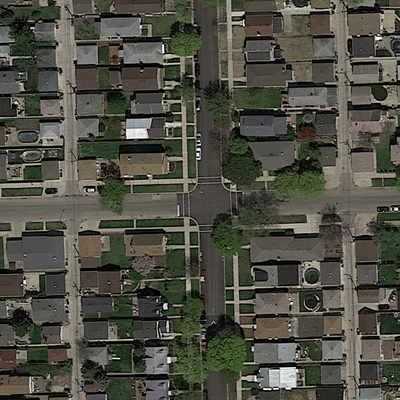
#> input picture training/images/default/satImage_001.png, 400 x 400 px; its folder holds only this picture in this run
$ python data_augmentation.py
#> lines starting #> are read from the running program, lines starting #| are printed output that depends on the picture
import os
from PIL import Image, ImageEnhance
from skimage.util import random_noise
import random
import numpy as np
import torchvision.transforms.functional as F
from tqdm import tqdm

# Set the location of the training images
train_dir = 'training/images/default'

# Set the location where the augmented images will be saved
save_dir = 'training/images/expanded'

# Loop through all images in the training folder
print("Performing data augmentation on the images")
for filename in tqdm(os.listdir(train_dir)):

    # for different rotations, namely 0, 90, 180, 270
    # basic rotations + cropping
    for i in range(4):
        im = Image.open(os.path.join(train_dir, filename))
#> im is the input picture: PIL image 400x400 RGB; mean R, G, B 78.8, 78.9, 68.4
        angle = 90 * i
        im = im.rotate(angle)
        im.save(os.path.join(save_dir, 'rotated_' + str(angle) + '_' + filename))

        width, height = im.size
#> width = 400; height = 400
        im = im.crop((width * 0.05, height * 0.05, width * 0.95, height * 0.95))
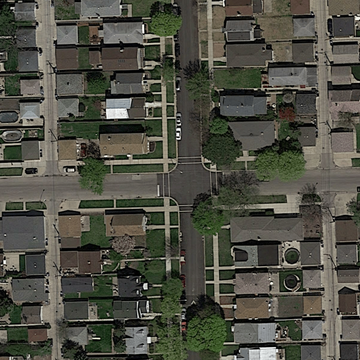
#> im: PIL image 360x360 RGB; mean R, G, B 79.3, 79.4, 68.7
        im = im.resize((width, height))
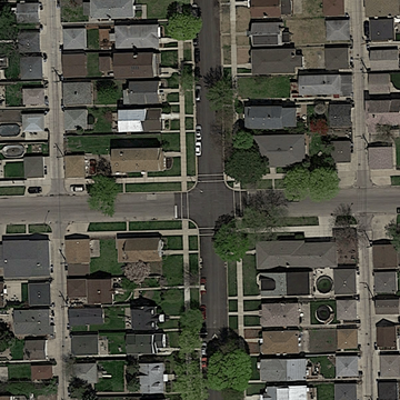
#> im: PIL image 400x400 RGB; mean R, G, B 79.3, 79.4, 68.8
        im.save(os.path.join(save_dir, 'cropped_and_rotated_' + str(angle) + '_' + filename))


    # adjust the brightness of the image
    im = Image.open(os.path.join(train_dir, filename))
    im = ImageEnhance.Brightness(im).enhance(random.uniform(0.8,1.2))
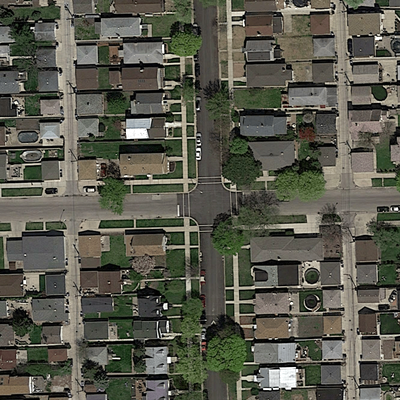
#> im: PIL image 400x400 RGB; mean R, G, B 89.2, 89.2, 77.3
    im = im.rotate(90) #we first apply a rotation
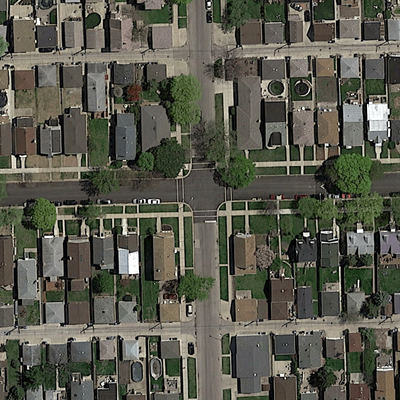
#> im: PIL image 400x400 RGB; mean R, G, B 89.2, 89.2, 77.3
    im.save(os.path.join(save_dir, 'brightness_' + filename))

    # play with contrast
    im = Image.open(os.path.join(train_dir, filename))
    im = im.rotate(270) #first apply a rotation to not always train on variations of the same image
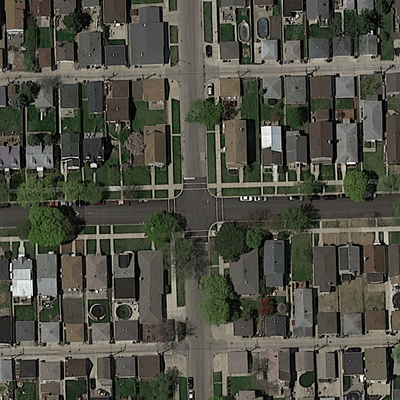
#> im: PIL image 400x400 RGB; mean R, G, B 78.8, 78.9, 68.4
    contrast_factor = random.uniform(0.7, 1.3)
    im = ImageEnhance.Contrast(im).enhance(contrast_factor)
    im.save(os.path.join(save_dir, 'contrast_' + filename))

    # Adjust the huing of the image
    im = Image.open(os.path.join(train_dir, filename))
#> (the run stopped early here; a loop or call above may not have finished)

$ run again, on training/images/default/satImage_007.png
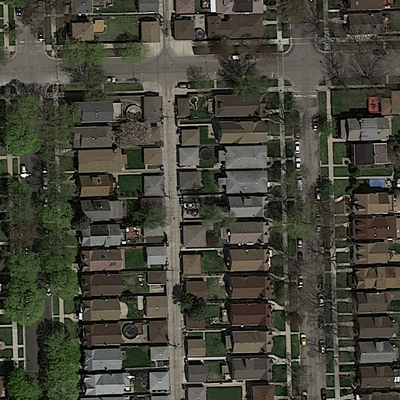
#> input picture training/images/default/satImage_007.png, 400 x 400 px
#> im is the input picture: PIL image 400x400 RGB; mean R, G, B 69.4, 68.9, 57.8
#> `im = im.rotate(90)`:
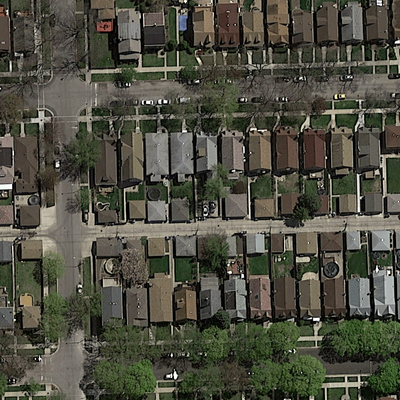
#> im: PIL image 400x400 RGB; mean R, G, B 78.4, 77.9, 65.3
#> `im = im.rotate(270)`:
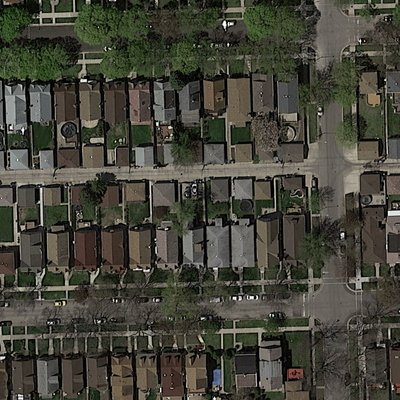
#> im: PIL image 400x400 RGB; mean R, G, B 69.4, 68.9, 57.8

$ run again, on training/images/default/satImage_008.png
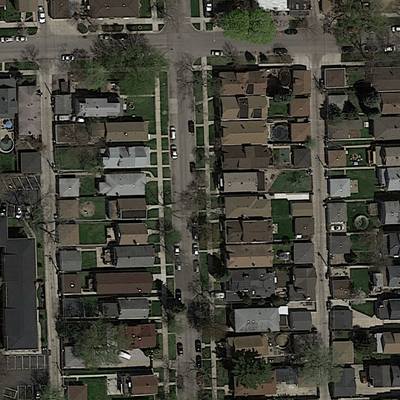
#> input picture training/images/default/satImage_008.png, 400 x 400 px
#> im is the input picture: PIL image 400x400 RGB; mean R, G, B 69.6, 68.9, 59.8
#> `im = im.rotate(90)`:
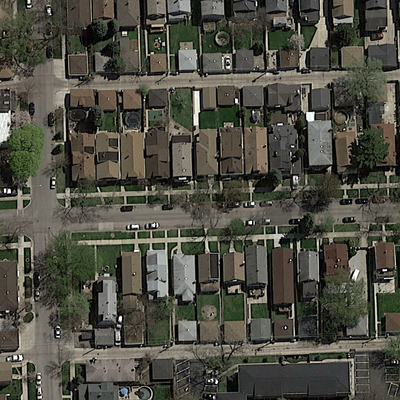
#> im: PIL image 400x400 RGB; mean R, G, B 78.7, 77.9, 67.5
#> `im = im.rotate(270)`:
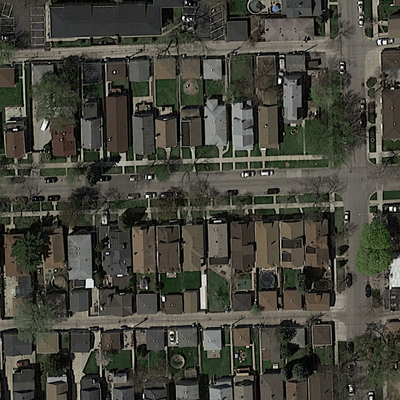
#> im: PIL image 400x400 RGB; mean R, G, B 69.6, 68.9, 59.8

$ run again, on training/images/default/satImage_009.png
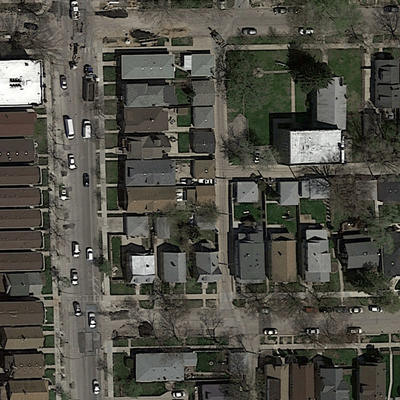
#> input picture training/images/default/satImage_009.png, 400 x 400 px
#> im is the input picture: PIL image 400x400 RGB; mean R, G, B 80.1, 78.8, 70.2
#> `im = im.rotate(90)`:
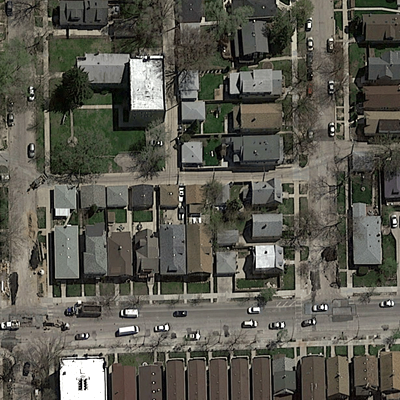
#> im: PIL image 400x400 RGB; mean R, G, B 90.3, 88.9, 79.2
#> `im = im.rotate(270)`:
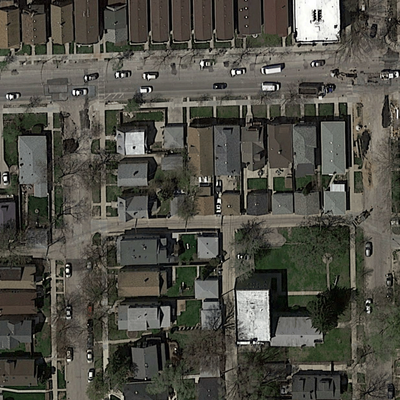
#> im: PIL image 400x400 RGB; mean R, G, B 80.1, 78.8, 70.2
